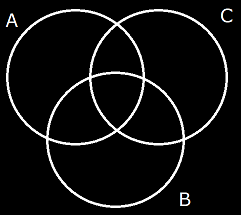
#> input picture Libaldo/imghelp/xfondo.png, 241 x 215 px, found by its file name
$ python grafica.py
#> lines starting #> are read from the running program, lines starting #| are printed output that depends on the picture
# -*- coding: utf-8 -*-
"""
Created on Tue Jul 16 09:48:01 2024

@author: aldotb
"""

import numpy as np
from PIL import Image
import IPython.display


from IPython.display import clear_output  #  clear_output(wait=True)


# this cell will be initializing your variables
#from lib_MyFunctions import *


XX = np.asarray(Image.open('xfondo.png'))
#> XX is the input picture: shape (215, 241, 4); mean R, G, B, A 16.3, 16.3, 16.3, 255
YY = np.asarray(Image.open('yfondo.png'))
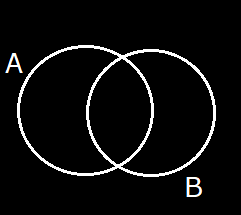
#> input picture Libaldo/imghelp/yfondo.png, 241 x 215 px, found by its file name
#> YY is the input picture: shape (215, 241, 4); mean R, G, B, A 13.1, 13.1, 13.1, 255
X0 = np.asarray(Image.open('D:/Libaldo/x0.png'))
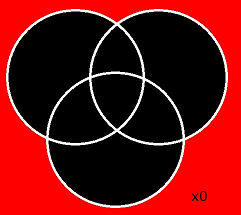
#> input picture Libaldo/imghelp/x0.png, 241 x 215 px, found by its file name
#> X0 is the input picture: shape (215, 241, 4); mean R, G, B, A 108.7, 15.7, 15.6, 255
X1 = np.asarray(Image.open('D:/Libaldo/x1.png'))
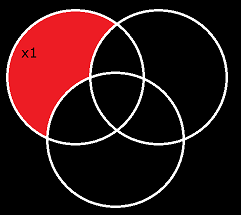
#> input picture Libaldo/imghelp/x1.png, 241 x 215 px, found by its file name
#> X1 is the input picture: shape (215, 241, 4); mean R, G, B, A 48.4, 19.2, 20.3, 255
X2 = np.asarray(Image.open('D:/Libaldo/x2.png'))
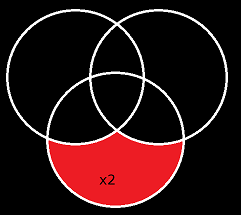
#> input picture Libaldo/imghelp/x2.png, 241 x 215 px, found by its file name
#> X2 is the input picture: shape (215, 241, 4); mean R, G, B, A 45.4, 18.8, 19.9, 255
X3 = np.asarray(Image.open('D:/Libaldo/x3.png'))
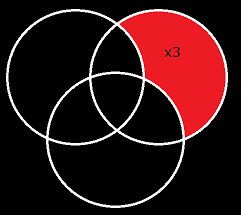
#> input picture Libaldo/imghelp/x3.png, 241 x 215 px, found by its file name
#> X3 is the input picture: shape (215, 241, 4); mean R, G, B, A 49.2, 19.3, 20.4, 255
#> (the run stopped early here; a loop or call above may not have finished)
